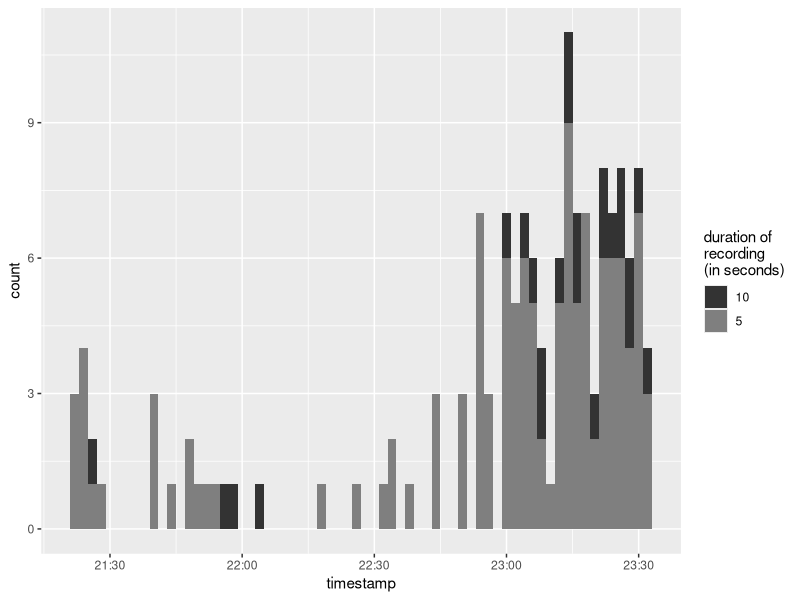
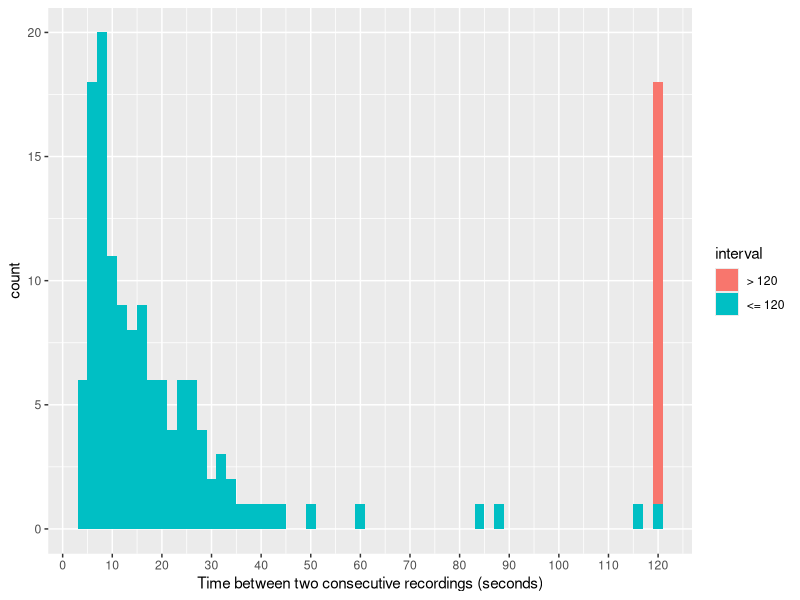

Recreate these plots in R, in order.
## ---- chunk 1
#| label: read-data
library(tidyverse)
observation <- read_csv("data/ip67.csv")
binwidth <- 2
longer <- mean(observation$length == 5)
## ---- chunk 2
#| label: fig-length
#| fig.cap: !expr sprintf("Distribution of the number of recordings per %i minutes", binwidth)
#| fig.alt: !expr sprintf("Distribution of the number of recordings per %i minutes", binwidth)
ggplot(
  observation, 
  aes(x = timestamp, fill = factor(length, levels = c(10, 5)))
) +
  geom_histogram(binwidth = binwidth * 60) +
  scale_fill_manual(
    "duration of\nrecording\n(in seconds)",
    values = c("10" = "grey20", "5" = "grey50")
  )
## ---- chunk 3
#| label: fig-interval
#| fig.cap: "Distribution of the time between two consecutive recordings."
#| fig.alt: Distribution of the time between two consecutive recordings.
observation %>%
  arrange(timestamp) %>%
  mutate(
    delta = as.numeric(difftime(timestamp, lag(timestamp), units = "secs")),
    delta2 = pmin(delta, 120),
    interval = factor(delta <= 120, labels = c("> 120", "<= 120"))
  ) %>%
  filter(!is.na(delta)) %>%
  ggplot(aes(x = delta2, fill = interval)) +
  geom_histogram(binwidth = 2) +
  scale_x_continuous(
    "Time between two consecutive recordings (seconds)",
    breaks = seq(0, 120, by = 10)
  )
